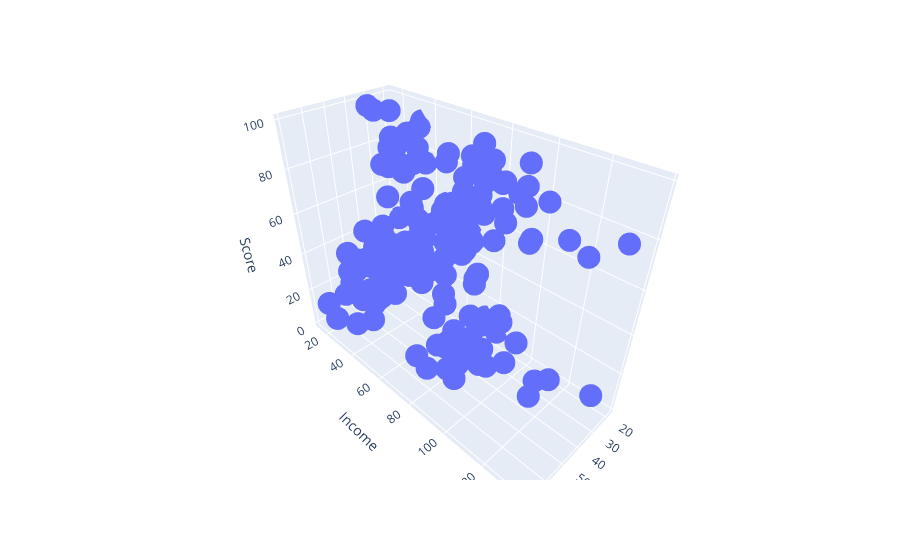

Write notebook code for a chart like this one.
### Code cell
px.scatter_3d(df, x='Age', y='Income', z='Score')

### Figure 1 — Plotly figure (JSON) as saved in the notebook; plotly's stock layout.template omitted (floating-point values rounded to 4 significant figures; data arrays with more than 128 entries replaced by an {"elided": "..."} marker saying what was removed)
{"data": [{"hovertemplate": "Age=%{x}<br>Income=%{y}<br>Score=%{z}<extra></extra>", "legendgroup": "", "marker": {"color": "#636efa", "symbol": "circle"}, "mode": "markers", "name": "", "scene": "scene", "showlegend": false, "type": "scatter3d", "x": {"elided": "200 int values"}, "y": {"elided": "200 int values"}, "z": {"elided": "200 int values"}}], "layout": {"legend": {"tracegroupgap": 0}, "margin": {"t": 60}, "scene": {"domain": {"x": [0, 1], "y": [0, 1]}, "xaxis": {"title": {"text": "Age"}}, "yaxis": {"title": {"text": "Income"}}, "zaxis": {"title": {"text": "Score"}}}}}
